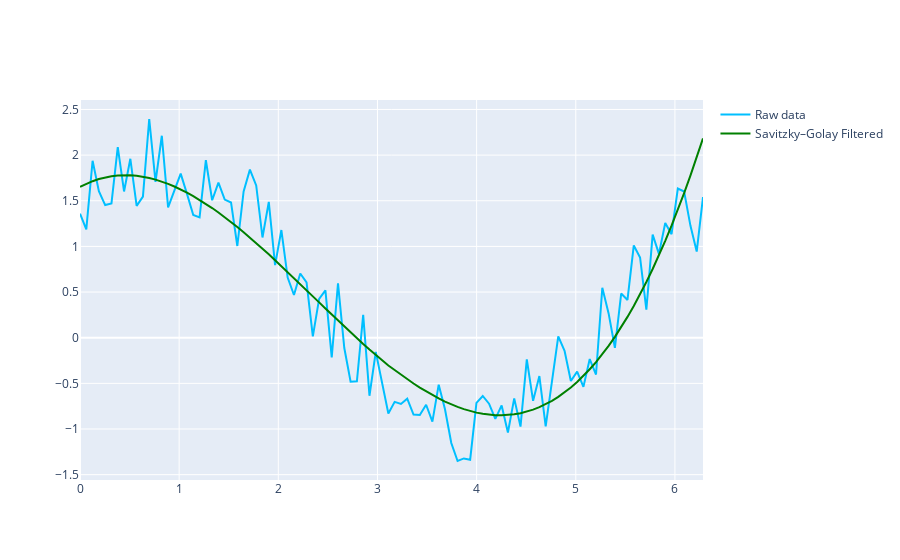

Here is the notebook cell this chart was saved with:
### Code cell
import numpy as np
import plotly.graph_objects as go

x = np.linspace(0, 2*np.pi, 100)
y = np.sin(x) + np.cos(x) + np.random.random(100)

from scipy.signal import savgol_filter
# Savitzky-Golay filter
y_filtered = savgol_filter(y, 99, 3)

fig = go.Figure([
        go.Scatter(
        x = x,
        y = y,
        mode = 'lines',
        line_color = 'deepskyblue',
        name="Raw data"
    ),
        go.Scatter(
        x = x,
        y = y_filtered,
        mode = 'lines',
        line_color = 'green',
        name = "Savitzky–Golay Filtered"
    ),
    ])

fig.show()
